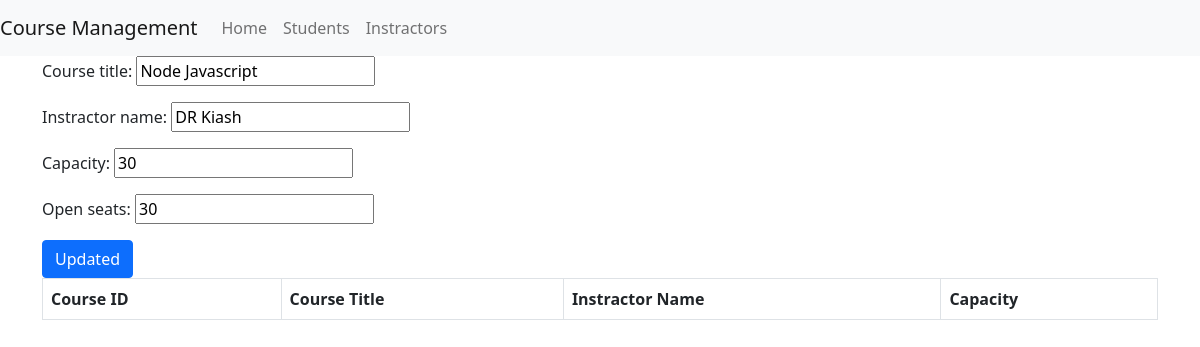
The page /update/4/ on the database its author committed.
### course/models.py (models this page shows, shortened)
class Course(models.Model):
    course_id=models.AutoField(primary_key=True)
    course_title=models.CharField(max_length=100)
    instractor_name=models.CharField(max_length=100)
    capacity=models.IntegerField(default=30)
    open_seats=models.IntegerField(default=30)
    class Meta:
        verbose_name_plural='Course'
        db_table='course'

### course/views.py (the view)
# urls.py: path('update/<int:pk>/',UpdateView,name='update'),
def UpdateView(request, pk):
    course = get_object_or_404(Course, pk=pk)
    if request.method == 'POST':
        form = CourseForm(request.POST, instance=course)
        if form.is_valid():
            form.save()
            return redirect('course:index')
    else:
        form = CourseForm(instance=course)
        context={
            'form': form
        }
    return render(request, 'update.html',context)

### course/forms.py
class CourseForm(forms.ModelForm):
    class Meta:
        model=Course
        fields='__all__'

### templates/update.html (shortened to what this page needs)
{% extends "base.html" %}
{% block content %}
<div class="container">
    <div class="row">
      <div class="col-12">
        <table class="table table-bordered">
          <thead>
            <tr>
              <th scope="col">Course ID</th>
              <th scope="col">Course Title</th>
              <th scope="col">Instractor Name</th>
              <th scope="col">Capacity</th>
            </tr>
          </thead>
          <tbody>
            <form action="" method="POST">
                {{ form.as_p }}
                <button type="submit" class="btn btn-primary">Updated</button>
            </form>
          </tbody>
        </table>
      </div>
    </div>
  </div>
{% endblock %}

### rows shown on the page
Course: course_title "Node Javascript", instractor_name "DR Kiash", capacity "30", open_seats "30"
